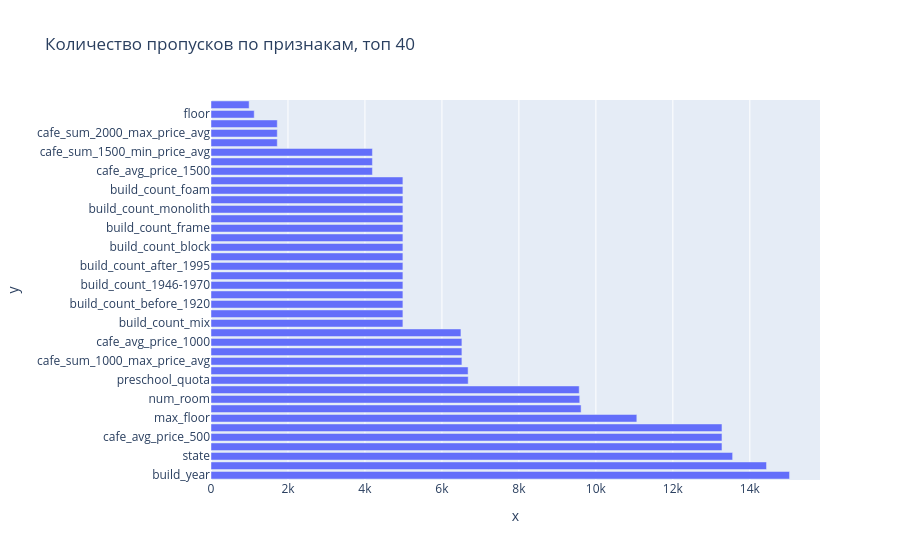

The code cell stored with this chart in its notebook:
### Code cell
df_na_sum = df_train.isna().sum().reset_index().rename(columns={0:'NA_sum', 'index':'feature'}).sort_values('NA_sum', ascending=False).head(40)
fig = px.bar(x=df_na_sum['NA_sum'], y=df_na_sum['feature'], title='Количество пропусков по признакам, топ 40')
fig.show()

### Figure 1 — Plotly figure (JSON) as saved in the notebook; plotly's stock layout.template omitted (floating-point values rounded to 4 significant figures)
{"data": [{"hovertemplate": "x=%{x}<br>y=%{y}<extra></extra>", "legendgroup": "", "marker": {"color": "#636efa", "pattern": {"shape": ""}}, "name": "", "orientation": "h", "showlegend": false, "textposition": "auto", "type": "bar", "x": [15032, 14434, 13553, 13276, 13276, 13276, 11064, 9616, 9581, 9567, 6683, 6680, 6519, 6519, 6519, 6494, 4986, 4986, 4986, 4986, 4986, 4986, 4986, 4986, 4986, 4986, 4986, 4986, 4986, 4986, 4986, 4986, 4194, 4194, 4194, 1722, 1722, 1722, 1123, 991], "xaxis": "x", "y": ["build_year", "hospital_beds_raion", "state", "cafe_sum_500_max_price_avg", "cafe_avg_price_500", "cafe_sum_500_min_price_avg", "max_floor", "kitch_sq", "num_room", "material", "preschool_quota", "school_quota", "cafe_sum_1000_max_price_avg", "cafe_sum_1000_min_price_avg", "cafe_avg_price_1000", "life_sq", "build_count_mix", "raion_build_count_with_builddate_info", "build_count_before_1920", "build_count_1921-1945", "build_count_1946-1970", "build_count_1971-1995", "build_count_after_1995", "build_count_slag", "build_count_block", "build_count_wood", "build_count_frame", "build_count_brick", "build_count_monolith", "build_count_panel", "build_count_foam", "raion_build_count_with_material_info", "cafe_avg_price_1500", "cafe_sum_1500_max_price_avg", "cafe_sum_1500_min_price_avg", "cafe_avg_price_2000", "cafe_sum_2000_max_price_avg", "cafe_sum_2000_min_price_avg", "floor", "cafe_avg_price_3000"], "yaxis": "y"}], "layout": {"barmode": "relative", "legend": {"tracegroupgap": 0}, "title": {"text": "Количество пропусков по признакам, топ 40"}, "xaxis": {"anchor": "y", "domain": [0, 1], "title": {"text": "x"}}, "yaxis": {"anchor": "x", "domain": [0, 1], "title": {"text": "y"}}}}
